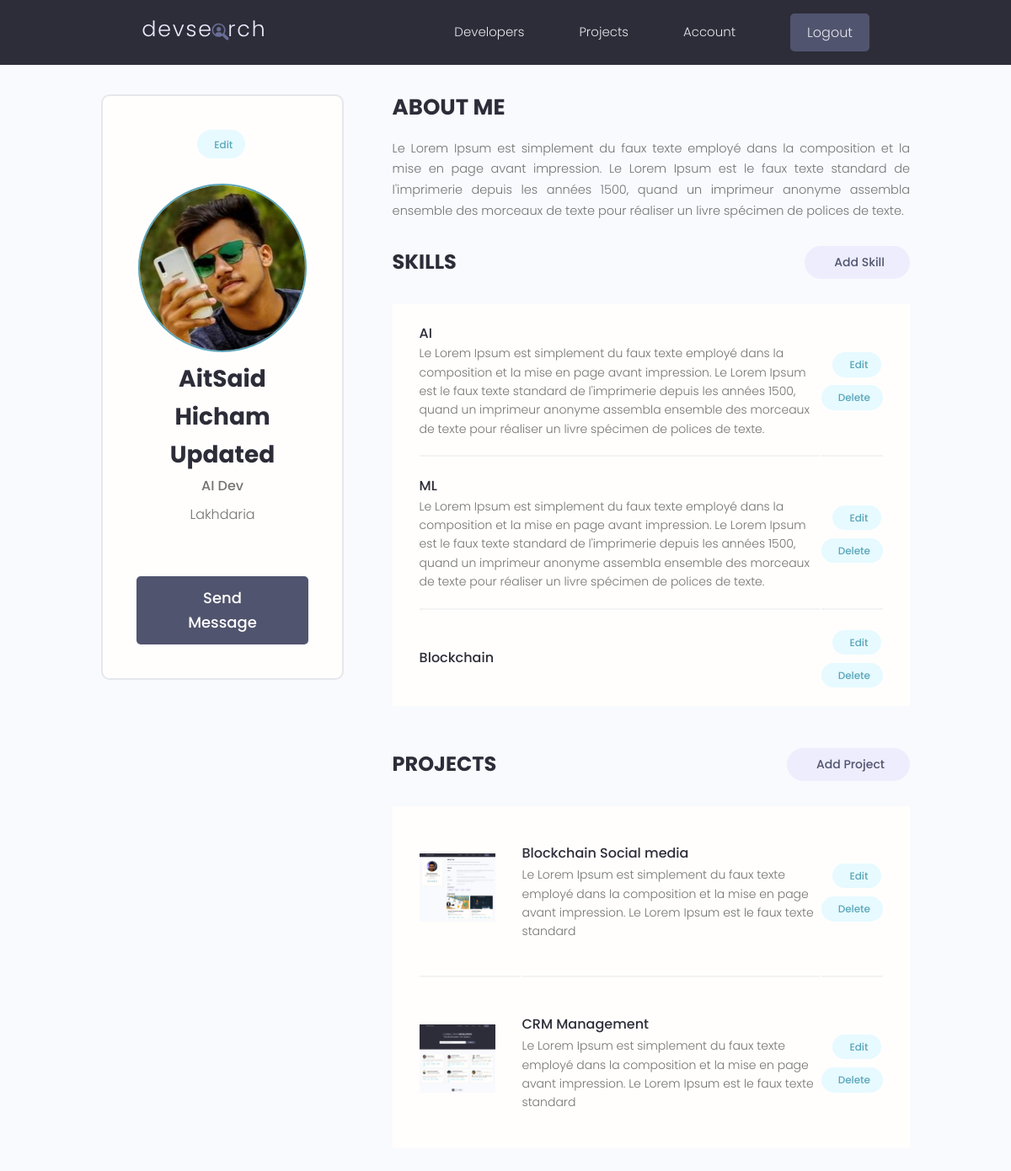
Screenshot of /account/ (signed in) with the database file from the repository.
### users/models.py (models this page shows, shortened)
class Profile(models.Model):
    user = models.OneToOneField(
        User, on_delete=models.CASCADE, null=True, blank=True)
    name = models.CharField(max_length=200, blank=True, null=True)
    email = models.EmailField(max_length=500, blank=True, null=True)
    username = models.CharField(max_length=200, blank=True, null=True)
    location = models.CharField(max_length=200, blank=True, null=True)
    short_intro = models.CharField(max_length=200, blank=True, null=True)
    bio = models.TextField(blank=True, null=True)
    profile_image = models.ImageField(
        null=True, blank=True, upload_to='profiles/', default="profiles/user-default.png")
    social_github = models.CharField(max_length=200, blank=True, null=True)
    social_twitter = models.CharField(max_length=200, blank=True, null=True)
    social_linkedin = models.CharField(max_length=200, blank=True, null=True)
    social_youtube = models.CharField(max_length=200, blank=True, null=True)
    social_website = models.CharField(max_length=200, blank=True, null=True)
    created = models.DateTimeField(auto_now_add=True)
    id = models.UUIDField(default=uuid.uuid4, unique=True,
                          primary_key=True, editable=False)

class Skill(models.Model):
    owner = models.ForeignKey(
        Profile, on_delete=models.CASCADE, null=True, blank=True)
    name = models.CharField(max_length=200, blank=True, null=True)
    description = models.TextField(null=True, blank=True)
    created = models.DateTimeField(auto_now_add=True)
    id = models.UUIDField(default=uuid.uuid4, unique=True,
                          primary_key=True, editable=False)

### projects/models.py (models this page shows, shortened)
class Project(models.Model):
    owner = models.ForeignKey(
        Profile, null=True, blank=True, on_delete=models.CASCADE)
    title = models.CharField(max_length=200)
    description = models.TextField(null=True, blank=True)
    featured_image = models.ImageField(
        null=True, blank=True, default="default.jpg")
    demo_link = models.CharField(max_length=2000, null=True, blank=True)
    source_link = models.CharField(max_length=2000, null=True, blank=True)
    tags = models.ManyToManyField('Tag', blank=True)
    vote_total = models.IntegerField(default=0, null=True, blank=True)
    vote_ratio = models.IntegerField(default=0, null=True, blank=True)
    created = models.DateTimeField(auto_now_add=True)
    id = models.UUIDField(default=uuid.uuid4, unique=True,
                          primary_key=True, editable=False)

### users/views.py (the view)
# urls.py: path('account/', views.userAccount, name="account"),
@login_required(login_url='login')
def userAccount(request):
    profile = request.user.profile
    skills = profile.skill_set.all()
    projects = profile.project_set.all()
    context = {'profile':profile, 'skills': skills,'projects':projects}
    return render(request,'users/account.html',context)

### users/templates/users/account.html (shortened to what this page needs)
{% extends 'main.html' %}
{% load static %}
{% block content %}
<main class="settingsPage profile my-md">
    <div class="container">
        <div class="layout">
            <div class="column column--1of3">
                <div class="card text-center">
                    <div class="card__body dev">
                        <a class="tag tag--pill tag--main settings__btn" href="{% url 'edit-account' %}"> Edit</a>
                        <img class="avatar avatar--xl dev__avatar" src="{{profile.profile_image.url}}" />
                        <h2 class="dev__name">{{profile.name}}</h2>
                        <p class="dev__title">{{profile.short_intro}}</p>
                        <p class="dev__location">{{profile.location}}</p>
                        <a href="#" class="btn btn--sub btn--lg">Send Message </a>
                    </div>
                </div>
            </div>
            <div class="column column--2of3">
                <div class="devInfo">
                    <h3 class="devInfo__title">About Me</h3>
                    <p class="devInfo__about">{{profile.bio}}</p>
                </div>
                <div class="settings">
                    <h3 class="settings__title">Skills</h3>
                    <a class="tag tag--pill tag--sub settings__btn tag--lg" href="{% url 'create-skill' %}"> Add
                        Skill</a>
                </div>
                <table class="settings__table">
                    {% for skill in skills %}
                    <tr>
                        <td class="settings__tableInfo">
                            <h4>{{skill.name}}</h4>
                            <p>{{skill.description}}</p>
                        </td>
                        <td class="settings__tableActions">
                            <a class="tag tag--pill tag--main settings__btn" href="{% url 'update-skill' skill.id %}">
                                Edit</a>
                            <a class="tag tag--pill tag--main settings__btn" href="{% url 'delete-skill' skill.id %}?next=/account">
                                Delete</a>
                        </td>
                    </tr>
                    {% endfor %}
                </table>
                <div class="settings">
                    <h3 class="settings__title">Projects</h3>
                    <a class="tag tag--pill tag--sub settings__btn tag--lg" href="{% url 'create-project' %}"> Add
                        Project</a>
                </div>
                <table class="settings__table">
                    {% for project in projects %}
                        <tr>
                            <td class="settings__thumbnail">
                                <a href="{% url 'project' project.id %}"><img src="{{project.featured_image.url}}" alt="Project Thumbnail" /></a>
                            </td>
                            <td class="settings__tableInfo">
                                <a href="{% url 'project' project.id %}">{{project.title}}</a>
                                <p>{{project.description|slice:"150"}}</p>
                            </td>
                            <td class="settings__tableActions">
                                <a class="tag tag--pill tag--main settings__btn" href="{% url 'update-project' project.id %}">
                                    Edit</a>
                                <a class="tag tag--pill tag--main settings__btn" href="{% url 'delete-project' project.id %}">
                                    Delete</a>
                            </td>
                        </tr>
                    {% endfor %}
                </table>
            </div>
        </div>
    </div>
</main>
{% endblock content %}

### static/styles/app.css (style rules this page uses)
:root { --color-sub: #2d2d39; }
.btn--sub { background-color: var(--color-sub-light); }
.card { border: 2px solid var(--color-light); }
img { width: 100%; }
.profile .card > .dev { padding: 4rem; }
.dev__avatar { display: block; margin: auto; }
.dev__name { color: var(--color-sub); font-size: 2.8rem; font-weight: 700; margin-top: 1rem; margin-bottom: 0.5rem; }
.dev__title { font-size: 1.6rem; font-weight: 500; line-height: 1.3; }
.dev__location { margin-top: 1rem; }
.devInfo { margin-bottom: 3rem; }
.devInfo__title, .devInfo__subtitle { font-size: 2.6rem; color: var(--color-sub); text-transform: uppercase; font-weight: 700; margin-bottom: 1.5rem; }
.devInfo__about, .devSkill__info { font-size: 1.45rem; line-height: 1.7; text-align: justify; }
.settingsPage .dev > .settings__btn { display: inline-block; margin-bottom: 3rem; }
.settings { display: flex; justify-content: space-between; align-items: center; }
.settings__title { font-size: 2.4rem; text-transform: uppercase; font-weight: 700; color: var(--color-sub); }
.settings__table { margin-top: 3rem; margin-bottom: 5rem; padding: 0 3rem; background: var(--color-white); }
.settings__table tr { width: 100%; }
.settings__table tr > td { padding: 2rem 0; }
.settings__table tr:not(:last-child) td { border-bottom: 2px solid var(--color-white-light); }
.settings__thumbnail { width: 23%; min-width: 10rem; }
.settings__thumbnail img { padding-right: 3rem; height: 15rem; object-fit: contain; }
.settings__tableInfo { width: 100%; }
.settings__tableInfo h4, .settings__tableInfo a { padding-right: 1rem; width: auto; font-size: 1.6rem; font-weight: 500; color: var(--color-sub); }
.settings__tableInfo p { font-size: 1.4rem; }
.settings__tableActions { text-align: right; }

### static/uikit/styles/modules/_variables.css (style rules this page uses)
:root { --color-main: #5aa5b9; --color-main-light: #e6faff; --color-sub: #3f4156; --color-sub-light: #51546e; --color-sub-lighter: #ededfd; --color-text: #737373; --color-gray: #8b8b8b; --color-light: #e5e7eb; --color-light-gray: #767676; --color-bg: #f8fafd; --color-white: #fffefd; --color-white-light: #f3f3f3; --color-success: #359e64; --color-success-bg: #def8e8; --color-error: #fc4b0b; --color-error-bg: #fff2ee; --font-base: 'Poppins', arial, helvetica, 'Segoe UI', roboto, ubuntu, sans-serif; --font-monospace: 'Fira Code', 'Courier New', courier, monospace; --font-regular: 300; --font-medium: 500; --font-bold: 700; --generic-shadow: 1px 1px 5px #00000010; --generic-transition: all 0.3s ease-in-out; }

### static/uikit/styles/modules/_base.css (style rules this page uses)
* { margin: 0; padding: 0; box-sizing: border-box; text-rendering: optimizeLegibility; color: inherit; font-size: inherit; }
html { font-size: 50%; }
@media only screen and (min-width: 480px) { html { font-size: 56.25%; } }
@media only screen and (min-width: 1200px) { html { font-size: 62.5%; } }
body { line-height: 1.6; font-weight: 400; font-size: 1.5rem; color: var(--color-text); background-color: var(--color-bg); min-height: 100vh; }

### static/uikit/styles/modules/_typography.css (style rules this page uses)
* { font-family: var(--font-base); }
h2 { font-size: 3.6rem; font-weight: var(--font-bold); }
h3 { font-size: 3.2rem; font-weight: var(--font-medium); }
h4 { font-size: 2.8rem; font-weight: var(--font-medium); }
p, span, strong { font-size: 1.6rem; color: var(--color-text); font-weight: var(--font-regular); }
a { padding-bottom: 2px; text-decoration: none; display: inline-block; color: var(--color-main); font-weight: var(--font-medium); }

### static/uikit/styles/modules/_utilities.css (style rules this page uses)
.container { width: 92%; max-width: 165rem; margin: 0 auto; box-sizing: border-box; }
@media screen and (min-width: 1000px) { .container { width: 90%; } }
@media screen and (min-width: 1200px) { .container { width: 80%; } }
.text-center { text-align: center; }
.my-md { margin: 3rem auto; }

### static/uikit/styles/modules/_avatar.css (style rules this page uses)
.avatar { border-radius: 50%; border: 2px solid var(--color-main); object-fit: cover; }
.avatar--xl { height: 20rem; width: 20rem; }

### static/uikit/styles/modules/_button.css (style rules this page uses)
.btn { display: inline-block; position: relative; cursor: pointer; background-color: var(--color-light); font-weight: var(--font-medium); color: var(--color-sub); text-decoration: none; padding: 1rem 2rem; border-radius: 0.5rem; border: none; width: -webkit-fit-content; width: -moz-fit-content; width: fit-content; height: -webkit-fit-content; height: -moz-fit-content; height: fit-content; font-size: 1.6rem; outline-width: 0; outline-color: transparent; -webkit-backface-visibility: hidden; backface-visibility: hidden; transition: all 0.3s ease-in-out; }
.btn--sub { background-color: var(--color-sub); color: var(--color-white); }
.btn--lg { font-size: 1.8rem; padding: 1.2rem 4.5rem; }

### rows the page displays
Profile: profile_image (picture), name "AitSaid Hicham Updated", short_intro "AI Dev", location "Lakhdaria", bio "Le Lorem Ipsum est simplement du faux texte employé dans la composition et la mise en page avant impression. Le Lorem Ipsum est le faux texte standard de l'imprimerie depuis les années 1500, quand un imprimeur anonyme assembla ensemble des morceaux de texte pour réaliser un livre spécimen de polices de texte."
Skill: name "AI", description "Le Lorem Ipsum est simplement du faux texte employé dans la composition et la mise en page avant impression. Le Lorem Ipsum est le faux texte standard de l'imprimerie depuis les années 1500, quand un imprimeur anonyme assembla ensemble des morceaux de texte pour réaliser un livre spécimen de polices de texte."
Skill: name "ML", description "Le Lorem Ipsum est simplement du faux texte employé dans la composition et la mise en page avant impression. Le Lorem Ipsum est le faux texte standard de l'imprimerie depuis les années 1500, quand un imprimeur anonyme assembla ensemble des morceaux de texte pour réaliser un livre spécimen de polices de texte."
Skill: name "Blockchain"
Project: featured_image (picture), title "Blockchain Social media", description "Le Lorem Ipsum est simplement du faux texte employé dans la composition et la mise en page avant impression. Le Lorem Ipsum est le faux texte standard"
Project: featured_image (picture), title "CRM Management", description "Le Lorem Ipsum est simplement du faux texte employé dans la composition et la mise en page avant impression. Le Lorem Ipsum est le faux texte standard"
